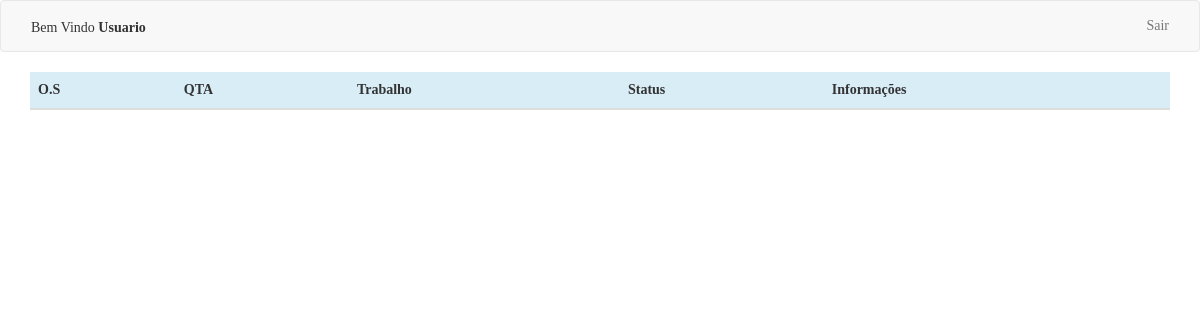
The page /roles/cliente/index.php (signed in) on the database as committed earlier.
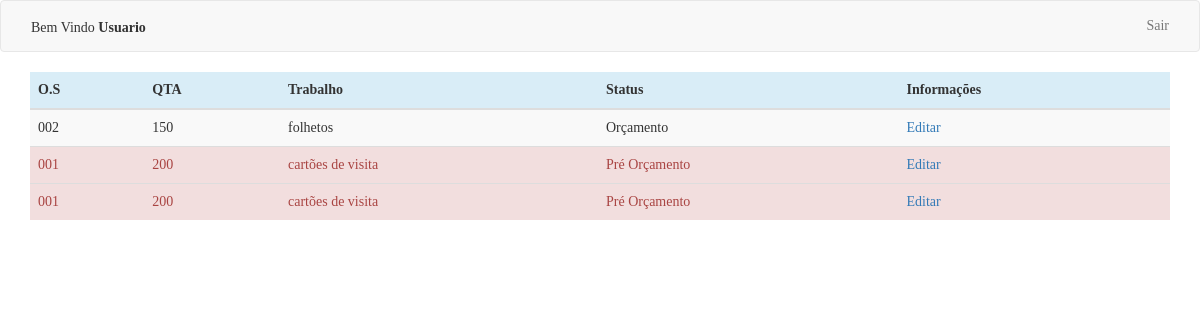
The same page on the database as committed later.
### tables this page shows
CREATE TABLE `financeiro` (
  `id` int(11) NOT NULL,
  `id_projeto` int(11) NOT NULL,
  `status_id` int(11) NOT NULL,
  `valor` float NOT NULL,
  `aprovado` int(1) DEFAULT NULL,
  `data` date NOT NULL
);

CREATE TABLE `projeto` (
  `id` int(11) NOT NULL,
  `cod_projeto` varchar(5) NOT NULL,
  `quantidade` int(11) NOT NULL,
  `descricao` varchar(250) NOT NULL,
  `ativo` tinyint(1) NOT NULL,
  `nome_cliente` varchar(50) NOT NULL,
  `observacao` varchar(300) NOT NULL
);

CREATE TABLE `status` (
  `id` int(11) NOT NULL,
  `nome` varchar(30) NOT NULL
);

### roles/cliente/index.php (the view)
<?php
  include '../inc/header.php';
  include '../../config/config.php';
  $sql = "SELECT
            P.*,
            S.nome,
            F.id_projeto,
            F.valor
          FROM
            projeto P
          INNER JOIN
            financeiro F
          ON
            F.id_projeto = P.id
          INNER JOIN
            status S
          ON
            F.status_id = S.id
          ORDER BY
            F.id desc
          ";
  $result = mysqli_query($connect,$sql);
?>
<div class="container" style="margin-top:10px">
	<div class="row">
		<div class="col-md-12">
			<div class="table-responsive">
				<table class="table table-striped">
					<thead>
						<tr class='info'>
							<th>O.S</th>
							<th>QTA</th>
							<th>Trabalho</th>
							<th>Status</th>
							<th>Informações</th>
						</tr>
					</thead>
					<tbody>
            <?php
                while($consulta = mysqli_fetch_array($result)) {
                  $classAtivo = '';
                  if ($consulta['ativo'] != 1) {
                    $classAtivo = 'danger alert-danger';
                  }
                  echo '<tr class="'.$classAtivo.'">
                      <td>' .  $consulta['cod_projeto'] . '</td>
                      <td>' .  $consulta['quantidade'] . '</td>
                      <td>' .  utf8_encode($consulta['descricao']) . '</td>
                      <td>' .  utf8_encode($consulta['nome']) . '</td>
                      <td><a href="edit.php?id='.$consulta['id'].'">Editar</a></td>
                  </tr>';
                }
            ?>
					</tbody>
				</table>
			</div>
		</div>
	</div>
</div>
<?php include '../inc/footer.php'; ?>

### roles/inc/header.php (shortened to what this page needs)
<!doctype html>
<html>
<head>
	<link rel="stylesheet" href="../../css/bootstrap.min.css">
	<link rel="stylesheet" href="../../css/style.css">
</head>
<body>
	<nav class="navbar navbar-default">
		<div class="container-fluid">
			<div class="col-md-10 col-xs-6">
			  <ul class="nav nav-bar">
			  	<li style="margin-top:17px">Bem Vindo <b><?php echo utf8_encode($_SESSION['nameUser']); ?></b></li>
			  </ul>
			</div>
			<div class="col-md-2 col-xs-6">
			   <ul class="nav navbar-nav nav-pills navbar-right" role="tablist">
			       <li><a href="../../login.php?q=logout">Sair</a></li>
			   </ul>
			</div>
		</div>
	</nav>

### roles/inc/footer.php (shortened to what this page needs)
</body>
</html>

### css/style.css (style rules this page uses)
* { font-family:proximanova; }
.container { margin-bottom:40px }

Rows that differ between the two databases and show on the page:
added financeiro: id_projeto.cod_projeto "002", id_projeto.quantidade "150", id_projeto.descricao "folhetos", status.nome "Orçamento"
added financeiro: id_projeto.cod_projeto "001", id_projeto.quantidade "200", id_projeto.descricao "cartões de visita", status.nome "Pré Orçamento"
added financeiro: id_projeto.cod_projeto "001", id_projeto.quantidade "200", id_projeto.descricao "cartões de visita", status.nome "Pré Orçamento"
